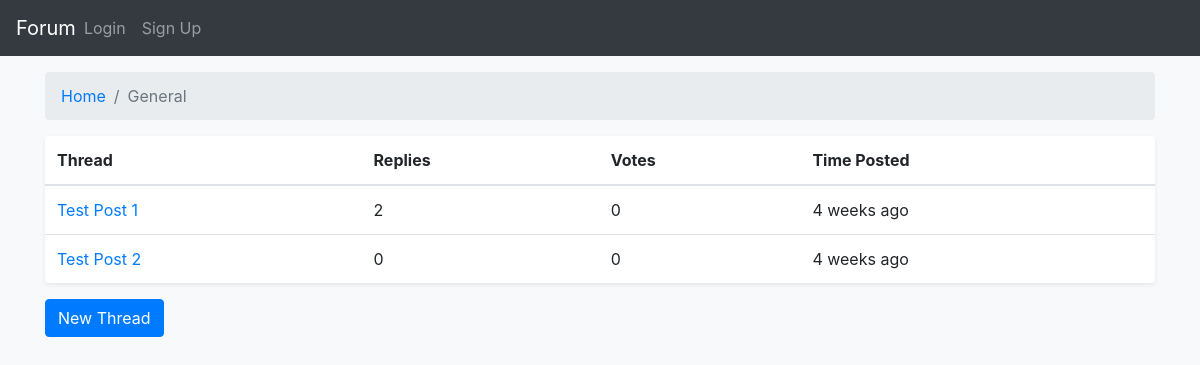
Before: /topic/1/ with the older database file.
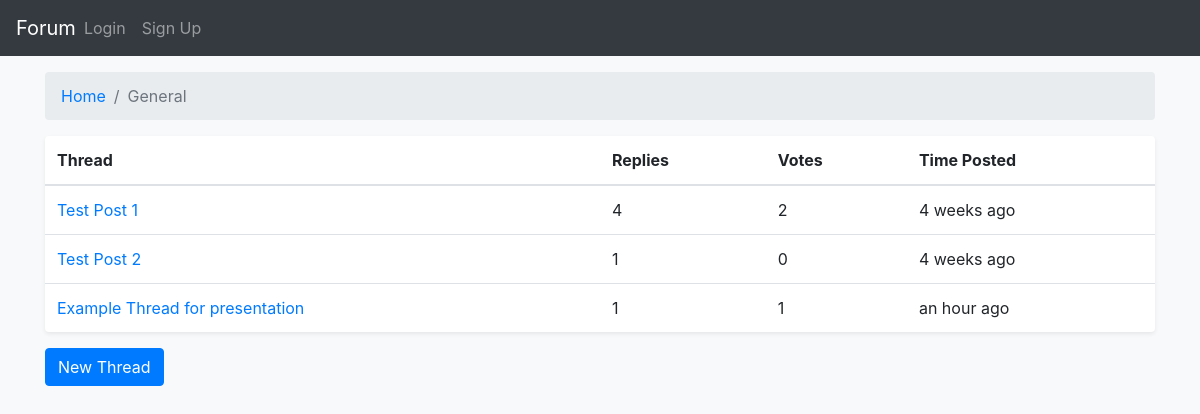
After: the same page with the newer database file.
### forum/models.py (models this page shows, shortened)
class Post(models.Model):
    user   = models.ForeignKey(User,  on_delete=models.CASCADE)
    topic  = models.ForeignKey(Topic, on_delete=models.CASCADE, blank=True, null=True)
    parent = models.ForeignKey('self', on_delete=models.CASCADE, blank=True, null=True)
    title  = models.CharField(max_length=256, blank=True)
    text   = models.TextField()
    date   = models.DateTimeField(auto_now_add=True)

### forum/views.py (the view)
# urls.py: url(r'^topic/(?P<topic_id>[0-9]+)/$', views.topic, name='topic'),
def topic(request, topic_id):
    topic = get_object_or_404(Topic, id=topic_id)
    postList = Post.objects.filter(topic=topic, parent=None)
    context = {
        'topic': topic,
        'posts': postList,
    }
    return render(request, 'forum/topic.html', context)

### forum/models.py (called while the page is built)
    def __str__(self):
        return self.name

### forum/templates/forum/topic.html
{% extends 'forum/base.html' %}
{% load humanize %}
{% block content %}
<nav>
	<ol class="breadcrumb">
		<li class="breadcrumb-item"><a href="{% url 'home' %}">Home</a></li>
		<li class="breadcrumb-item active">{{topic}}</li>
	</ol>
</nav>
<div class="table-card">
	<table>
		<thead>
			<tr>
				<th>Thread</th>
				<th>Replies</th>
				<th>Votes</th>
				<th>Time Posted</th>
			</tr>
		</thead>
		<tbody>
			{% for post in posts %}
			<tr>
				<td><a href="{% url 'post' post.id %}">{{ post.title |truncatechars_html:50 }}</a></td>
				<td>{{post.post_set.count}}</td>
				<td>{{post.vote_set.count}}</td>
				<td>{{post.date|naturaltime}}</td>
			</tr>
			{% endfor %}
		</tbody>
	</table>
</div>
<button onclick="location.href='{% url 'new_thread' topic.id %}';" type="button" class="btn btn-primary">New Thread</button>
{% endblock %}

Changed rows visible on the page:
computed for Post "Test Post 1": post_set.count "2" → "4"; vote_set.count "0" → "2"
computed for Post "Test Post 2": post_set.count "0" → "1"
added Post: title "Example Thread for presentation", post_set.count "1", vote_set.count "1", date "an hour ago"
